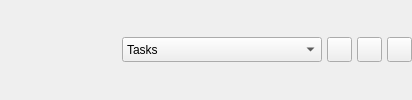
                 <widget class="QWidget" name="page_7">
                  <layout class="QHBoxLayout" name="horizontalLayout_6">
                   <property name="spacing">
                    <number>5</number>
                   </property>
                   <property name="leftMargin">
                    <number>0</number>
                   </property>
                   <property name="topMargin">
                    <number>0</number>
                   </property>
                   <property name="rightMargin">
                    <number>0</number>
                   </property>
                   <property name="bottomMargin">
                    <number>0</number>
                   </property>
                   <item>
                    <spacer name="horizontalSpacer_8">
                     <property name="orientation">
                      <enum>Qt::Horizontal</enum>
                     </property>
                     <property name="sizeHint" stdset="0">
                      <size>
                       <width>122</width>
                       <height>20</height>
                      </size>
                     </property>
                    </spacer>
                   </item>
                   <item>
                    <widget class="QComboBox" name="comboBox">
                     <property name="minimumSize">
                      <size>
                       <width>200</width>
                       <height>25</height>
                      </size>
                     </property>
                     <property name="maximumSize">
                      <size>
                       <width>200</width>
                       <height>25</height>
                      </size>
                     </property>
                     <item>
                      <property name="text">
                       <string>Tasks</string>
                      </property>
                     </item>
                    </widget>
                   </item>
                   <item>
                    <widget class="QPushButton" name="clearConsole2_btn">
                     <property name="minimumSize">
                      <size>
                       <width>25</width>
                       <height>25</height>
                      </size>
                     </property>
                     <property name="maximumSize">
                      <size>
                       <width>25</width>
                       <height>25</height>
                      </size>
                     </property>
                     <property name="cursor">
                      <cursorShape>PointingHandCursor</cursorShape>
                     </property>
                     <property name="text">
                      <string/>
                     </property>
                     <property name="icon">
                      <iconset resource="icons.qrc">
                       <normaloff>:/icons/icons/clear-all.svg</normaloff>:/icons/icons/clear-all.svg</iconset>
                     </property>
                     <property name="iconSize">
                      <size>
                       <width>16</width>
                       <height>16</height>
                      </size>
                     </property>
                    </widget>
                   </item>
                   <item>
                    <widget class="QPushButton" name="lockScroling_btn">
                     <property name="minimumSize">
                      <size>
                       <width>25</width>
                       <height>25</height>
                      </size>
                     </property>
                     <property name="maximumSize">
                      <size>
                       <width>25</width>
                       <height>25</height>
                      </size>
                     </property>
                     <property name="cursor">
                      <cursorShape>PointingHandCursor</cursorShape>
                     </property>
                     <property name="text">
                      <string/>
                     </property>
                     <property name="icon">
                      <iconset resource="icons.qrc">
                       <normaloff>:/icons/icons/lock.svg</normaloff>:/icons/icons/lock.svg</iconset>
                     </property>
                     <property name="iconSize">
                      <size>
                       <width>16</width>
                       <height>16</height>
                      </size>
                     </property>
                    </widget>
                   </item>
                   <item>
                    <widget class="QPushButton" name="moreActions2_btn">
                     <property name="minimumSize">
                      <size>
                       <width>25</width>
                       <height>25</height>
                      </size>
                     </property>
                     <property name="maximumSize">
                      <size>
                       <width>25</width>
                       <height>25</height>
                      </size>
                     </property>
                     <property name="cursor">
                      <cursorShape>PointingHandCursor</cursorShape>
                     </property>
                     <property name="text">
                      <string/>
                     </property>
                     <property name="icon">
                      <iconset resource="icons.qrc">
                       <normaloff>:/icons/icons/more.svg</normaloff>:/icons/icons/more.svg</iconset>
                     </property>
                     <property name="iconSize">
                      <size>
                       <width>16</width>
                       <height>16</height>
                      </size>
                     </property>
                    </widget>
                   </item>
                  </layout>
                 </widget>
